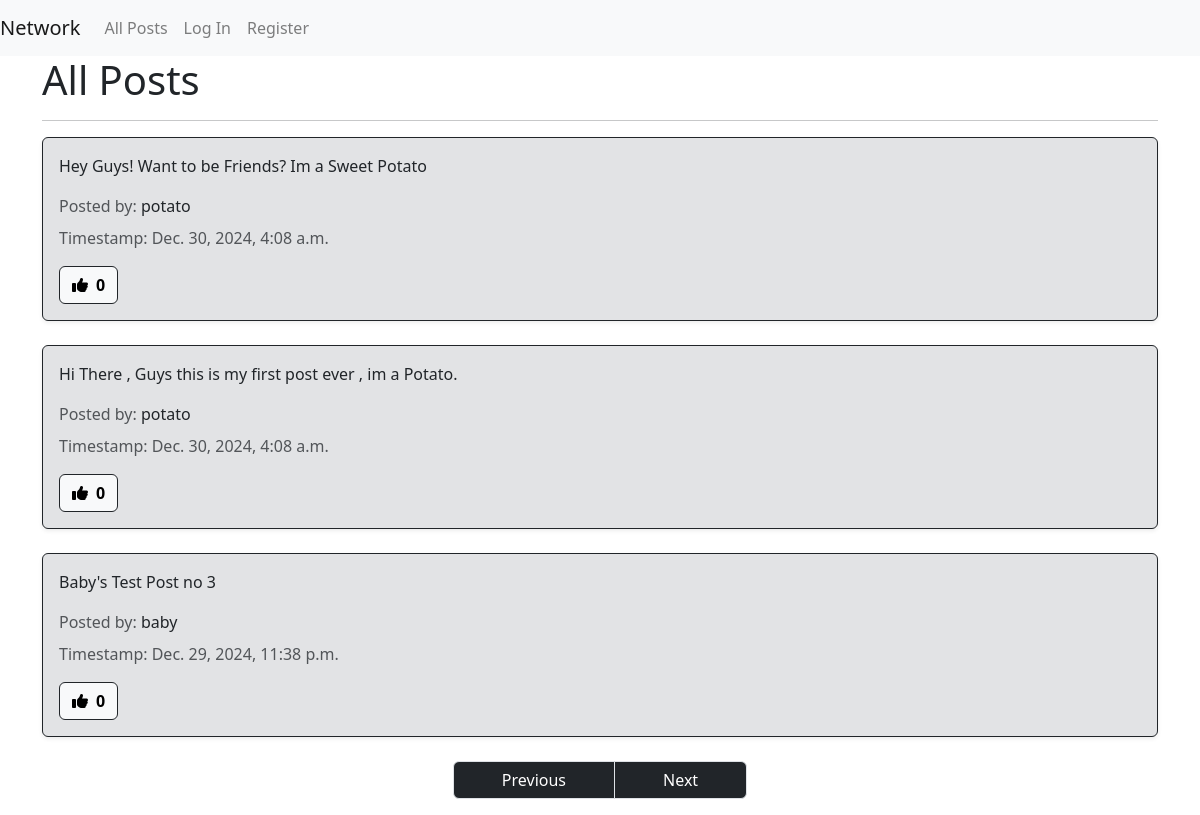
Screenshot of /?page=2 with the database file from the repository.
### network/models.py (models this page shows, shortened)
class Post(models.Model):
    user = models.ForeignKey(User, on_delete=models.CASCADE , related_name="author")
    content = models.TextField()
    timestamp = models.DateTimeField(auto_now_add=True)

class User(AbstractUser):
    pass

### network/views.py (the view)
# urls.py: path("", views.index, name="index"),
def index(request):
    allPosts = Post.objects.all().order_by("id").reverse()
    pag = Paginator(allPosts, 3)
    page_number = request.GET.get('page')
    try:
        posts = pag.get_page(page_number)
    except PageNotAnInteger:
        posts = pag.get_page(1)
    except EmptyPage:
        posts = pag.get_page(pag.num_pages)
    return render(request, "network/index.html" , {
        'posts' : allPosts,
        'page_posts' : posts
    })

### network/templates/network/index.html (shortened to what this page needs)
{% extends "network/layout.html" %} {% block body %}
<div class="container">
  <h1 class="display-6">All Posts</h1>
  <hr />
  {% for p in page_posts %}
  <div class="mb-4" key="{index}">
    <div class="card bg-secondary-subtle text-dark border-dark rounded-2 shadow-sm">
      <div class="card-body position-relative">
        <p class="card-text fw-medium">{{p.content}}</p>
        <p class="text-muted mb-2">
          Posted by:
          <a class="text-decoration-none fw-medium text-dark" href="{% url 'profile' uid=p.user.id %}"> {{p.user}} </a>
        </p>
        <p class="text-muted">Timestamp: {{p.timestamp}}</p>
        <div class="d-flex align-items-center gap-3">
          <button type="button" id="likeButton{{p.id}}" class="btn btn-light border-dark rounded-2 d-flex align-items-center gap-2"
                  onclick="toggleLike({{p.id}})">
            <i class="fas fa-thumbs-up"></i>
            <span id="likeCount{{p.id}}" class="fw-bold">{{p.likes.count}}</span>
          </button>
        </div>
      </div>
    </div>
  </div>
  {% endfor %}
  <div class="d-flex justify-content-center">
    <nav aria-label="Page navigation">
      <ul class="pagination">
        {% if page_posts.has_previous %}
        <li class="page-item">
          <a class="p-2 px-5 page-link bg-dark text-white"
            href="?page={{ page_posts.previous_page_number }}">Previous</a>
        </li>
        {% endif %} {% if page_posts.has_next %}
        <li class="page-item">
          <a class="p-2 px-5 page-link bg-dark text-white" href="?page={{ page_posts.next_page_number }}">Next</a>
        </li>
        {% endif %}
      </ul>
    </nav>
  </div>
</div>
{% endblock %}

### rows the page displays
Post: content "Hey Guys! Want to be Friends? Im a Sweet Potato", user "potato", timestamp "Dec. 30, 2024, 4:08 a.m.", likes.count "0"
Post: content "Hi There , Guys this is my first post ever , im a Potato.", user "potato", timestamp "Dec. 30, 2024, 4:08 a.m.", likes.count "0"
Post: content "Baby's Test Post no 3", user "baby", timestamp "Dec. 29, 2024, 11:38 p.m.", likes.count "0"
